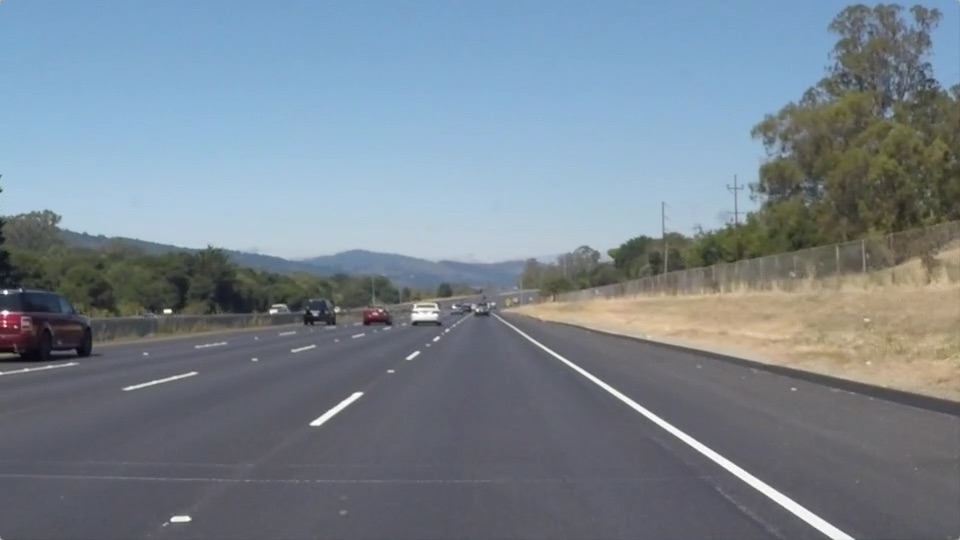
#> input picture test_images/solidWhiteRight.jpg, 960 x 540 px
$ jupyter execute --allow-errors P1.ipynb   (shell and % lines are left out)
#> lines starting #> are read from the running program, lines starting #| are printed output that depends on the picture
# Self-Driving Car Engineer Nanodegree

## Project: **Finding Lane Lines on the Road**
***
In this project, you will use the tools you learned about in the lesson to identify lane lines on the road.  You can develop your pipeline on a series of individual images, and later apply the result to a video stream (really just a series of images). Check out the video clip "raw-lines-example.mp4" (also contained in this repository) to see what the output should look like after using the helper functions below.

Once you have a result that looks roughly like "raw-lines-example.mp4", you'll need to get creative and try to average and/or extrapolate the line segments you've detected to map out the full extent of the lane lines.  You can see an example of the result you're going for in the video "P1_example.mp4".  Ultimately, you would like to draw just one line for the left side of the lane, and one for the right.

In addition to implementing code, there is a brief writeup to complete. The writeup should be completed in a separate file, which can be either a markdown file or a pdf document. There is a [write up template](https://github.com/udacity/CarND-LaneLines-P1/blob/master/writeup_template.md) that can be used to guide the writing process. Completing both the code in the Ipython notebook and the writeup template will cover all of the [rubric points](https://review.udacity.com/#!/rubrics/322/view) for this project.

---
Let's have a look at our first image called 'test_images/solidWhiteRight.jpg'.  Run the 2 cells below (hit Shift-Enter or the "play" button above) to display the image.

**Note: If, at any point, you encounter frozen display windows or other confounding issues, you can always start again with a clean slate by going to the "Kernel" menu above and selecting "Restart & Clear Output".**

---

**The tools you have are color selection, region of interest selection, grayscaling, Gaussian smoothing, Canny Edge Detection and Hough Tranform line detection.  You  are also free to explore and try other techniques that were not presented in the lesson.  Your goal is piece together a pipeline to detect the line segments in the image, then average/extrapolate them and draw them onto the image for display (as below).  Once you have a working pipeline, try it out on the video stream below.**

---

<figure>

 <figcaption>
 <p></p>
 <p style="text-align: center;"> Your output should look something like this (above) after detecting line segments using the helper functions below </p>
 </figcaption>
</figure>
 <p></p>
<figure>

 <figcaption>
 <p></p>
 <p style="text-align: center;"> Your goal is to connect/average/extrapolate line segments to get output like this</p>
 </figcaption>
</figure>

**Run the cell below to import some packages.  If you get an `import error` for a package you've already installed, try changing your kernel (select the Kernel menu above --> Change Kernel).  Still have problems?  Try relaunching Jupyter Notebook from the terminal prompt.  Also, consult the forums for more troubleshooting tips.**

## Import Packages

[cell 1]
#importing some useful packages
import matplotlib.pyplot as plt
import matplotlib.image as mpimg
import numpy as np
import cv2

## Read in an Image

[cell 2]
#reading in an image
image = mpimg.imread('test_images/solidWhiteRight.jpg')
#> image is the input picture: shape (540, 960, 3); mean R, G, B 120.3, 132.6, 143.7

#printing out some stats and plotting
print('This image is:', type(image), 'with dimensions:', image.shape)
#| This image is: <class 'numpy.ndarray'> with dimensions: (540, 960, 3)
plt.imshow(image)  # if you wanted to show a single color channel image called 'gray', for example, call as plt.imshow(gray, cmap='gray')

## Ideas for Lane Detection Pipeline

**Some OpenCV functions (beyond those introduced in the lesson) that might be useful for this project are:**

`cv2.inRange()` for color selection
`cv2.fillPoly()` for regions selection
`cv2.line()` to draw lines on an image given endpoints
`cv2.addWeighted()` to coadd / overlay two images
`cv2.cvtColor()` to grayscale or change color
`cv2.imwrite()` to output images to file
`cv2.bitwise_and()` to apply a mask to an image

**Check out the OpenCV documentation to learn about these and discover even more awesome functionality!**

## Helper Functions

Below are some helper functions to help get you started. They should look familiar from the lesson!

[cell 3]
import math

def clean_lines(lines, threshold):
    # 迭代计算斜率均值，排除掉与差值差异较大的数据
    slope = [(y2 - y1) / (x2 - x1) for line in lines for x1, y1, x2, y2 in line]
    while len(lines) > 0:
        mean = np.mean(slope)
        diff = [abs(s - mean) for s in slope]
        idx = np.argmax(diff)
        if diff[idx] > threshold:
            slope.pop(idx)
            lines.pop(idx)
        else:
            break


def least_squares_fit(point_list, ymin, ymax):
    # 最小二乘法拟合
    x = [p[0] for p in point_list]
    y = [p[1] for p in point_list]
    # polyfit第三个参数为拟合多项式的阶数，所以1代表线性
    fit = np.polyfit(y, x, 1)
    fit_fn = np.poly1d(fit)  # 获取拟合的结果
    xmin = int(fit_fn(ymin))
    xmax = int(fit_fn(ymax))
    return [(xmin, ymin), (xmax, ymax)]

def grayscale(img):
    """Applies the Grayscale transform
    This will return an image with only one color channel
    but NOTE: to see the returned image as grayscale
    (assuming your grayscaled image is called 'gray')
    you should call plt.imshow(gray, cmap='gray')"""
    return cv2.cvtColor(img, cv2.COLOR_RGB2GRAY)
    # Or use BGR2GRAY if you read an image with cv2.imread()
    # return cv2.cvtColor(img, cv2.COLOR_BGR2GRAY)

def canny(img, low_threshold, high_threshold):
    """Applies the Canny transform"""
    return cv2.Canny(img, low_threshold, high_threshold)

def gaussian_blur(img, kernel_size):
    """Applies a Gaussian Noise kernel"""
    return cv2.GaussianBlur(img, (kernel_size, kernel_size), 0)

def region_of_interest(img, vertices):
    """
    Applies an image mask.

    Only keeps the region of the image defined by the polygon
    formed from `vertices`. The rest of the image is set to black.
    `vertices` should be a numpy array of integer points.
    """
    #defining a blank mask to start with
    mask = np.zeros_like(img)

    #defining a 3 channel or 1 channel color to fill the mask with depending on the input image
    if len(img.shape) > 2:
        channel_count = img.shape[2]  # i.e. 3 or 4 depending on your image
        ignore_mask_color = (255,) * channel_count
    else:
        ignore_mask_color = 255

    #filling pixels inside the polygon defined by "vertices" with the fill color
    cv2.fillPoly(mask, vertices, ignore_mask_color)

    #returning the image only where mask pixels are nonzero
    masked_image = cv2.bitwise_and(img, mask)
    return masked_image


# [20 lines left out: function draw_lines, not called in this run]

def hough_lines(img, rho, theta, threshold, min_line_len, max_line_gap):
    """
    `img` should be the output of a Canny transform.

    Returns an image with hough lines drawn.
    """
    lines = cv2.HoughLinesP(img, rho, theta, threshold, np.array([]), minLineLength=min_line_len, maxLineGap=max_line_gap)

# [5 lines of commented-out code are left out]

    left_lines, right_lines = [], []
    for line in lines:
        for x1, y1, x2, y2 in line:
            k = (y2 - y1) / (x2 - x1)
            if k < 0:
                left_lines.append(line)
            else:
                right_lines.append(line)
    if (len(left_lines) <= 0 or len(right_lines) <= 0):
        line_img = np.zeros((img.shape[0], img.shape[1], 3), dtype=np.uint8)
        return line_img

    clean_lines(left_lines, 0.1)
    clean_lines(right_lines, 0.1)

    left_points = [(x1, y1) for line in left_lines for x1, y1, x2, y2 in line]
    left_points = left_points + [(x2, y2) for line in left_lines for x1, y1, x2, y2 in line]
    right_points = [(x1, y1) for line in right_lines for x1, y1, x2, y2 in line]
    right_points = right_points + [(x2, y2) for line in right_lines for x1, y1, x2, y2 in line]
    left_results = least_squares_fit(left_points, 325, img.shape[0])
    right_results = least_squares_fit(right_points, 325, img.shape[0])

    line_img = np.zeros((img.shape[0], img.shape[1], 3), dtype=np.uint8)
#     draw_lines(line_img, lines)
    cv2.line(line_img, left_results[0], left_results[1], (255, 0, 0), 5)
    cv2.line(line_img, right_results[0], right_results[1], (255, 0, 0), 5)

    return line_img

# Python 3 has support for cool math symbols.

def weighted_img(img, initial_img, α=0.8, β=1., γ=0.):
    """
    `img` is the output of the hough_lines(), An image with lines drawn on it.
    Should be a blank image (all black) with lines drawn on it.

    `initial_img` should be the image before any processing.

    The result image is computed as follows:

    initial_img * α + img * β + γ
    NOTE: initial_img and img must be the same shape!
    """
    return cv2.addWeighted(initial_img, α, img, β, γ)

## Test Images

Build your pipeline to work on the images in the directory "test_images"
**You should make sure your pipeline works well on these images before you try the videos.**

[cell 4]
import os
os.listdir("test_images/")

## Build a Lane Finding Pipeline

Build the pipeline and run your solution on all test_images. Make copies into the `test_images_output` directory, and you can use the images in your writeup report.

Try tuning the various parameters, especially the low and high Canny thresholds as well as the Hough lines parameters.

[cell 5]
# TODO: Build your pipeline that will draw lane lines on the test_images
# then save them to the test_images_output directory.

images = os.listdir("test_images/")


def FindLane(imgFileName) :
    print(imgFileName)
#     reading in an image
    imageSrc = mpimg.imread(imgFileName)

    # printing out some stats and plotting
    print('This image is:', type(imageSrc), 'with dimensions:', imageSrc.shape)
#     plt.imshow(imageSrc)

    # Grab the x and y size and make a copy of the image
    ysize = imageSrc.shape[0]
    xsize = imageSrc.shape[1]
    color_select = np.copy(imageSrc)

    # Define color selection criteria
    ###### MODIFY THESE VARIABLES TO MAKE YOUR COLOR SELECTION
    red_threshold = 200
    green_threshold = 200
    blue_threshold = 200
    ######

    rgb_threshold = [red_threshold, green_threshold, blue_threshold]

    # Do a boolean or with the "|" character to identify
    # pixels below the thresholds
    color_thresholds = (imageSrc[:,:,0] < rgb_threshold[0]) \
                | (imageSrc[:,:,1] < rgb_threshold[1]) \
                | (imageSrc[:,:,2] < rgb_threshold[2])
    color_select[color_thresholds] = [0,0,0]

    # Display the image
    plt.imshow(color_select)

#     return

    line_image = np.copy(imageSrc)
    region_select = np.copy(color_select)

    # Define a triangle region of interest
    left_bottom = [180, 539]
    right_bottom = [900, 539]
    apex = [550, 250]

    # Fit lines (y=Ax+B) to identify the  3 sided region of interest
    # np.polyfit() returns the coefficients [A, B] of the fit
    fit_left = np.polyfit((left_bottom[0], apex[0]), (left_bottom[1], apex[1]), 1)
    fit_right = np.polyfit((right_bottom[0], apex[0]), (right_bottom[1], apex[1]), 1)
    fit_bottom = np.polyfit((left_bottom[0], right_bottom[0]), (left_bottom[1], right_bottom[1]), 1)

    # Find the region inside the lines
    XX, YY = np.meshgrid(np.arange(0, xsize), np.arange(0, ysize))
    region_thresholds = (YY > (XX*fit_left[0] + fit_left[1])) & \
                        (YY > (XX*fit_right[0] + fit_right[1])) & \
                        (YY < (XX*fit_bottom[0] + fit_bottom[1]))

    # Color pixels red which are inside the region of interest
#     region_select[region_thresholds] = [255, 0, 0]
#     plt.imshow(region_select)

#     return

    # Mask color selection
#     color_select[color_thresholds] = [0,0,0]
    # Find where image is both colored right and in the region
    line_image[~color_thresholds & region_thresholds] = [255,0,0]

    # Display the image
#     plt.imshow(color_select)
#     plt.imshow(line_image)

    # Step1
    imageGray = grayscale(imageSrc)
    plt.imshow(imageGray, cmap='gray')

#     return

    # Step2
    # Define a kernel size for Gaussian smoothing / blurring
    kernel_size = 3
    imageBlur = gaussian_blur(imageGray, kernel_size)

    plt.imshow(imageBlur, cmap='gray')

#     return

    # Step3
    # Define parameters for Canny and run it
    low_threshold = 50
    high_threshold = 150
    edges = canny(imageBlur, low_threshold, high_threshold)
#     plt.imshow(imageCanny)
    plt.imshow(edges, cmap='Greys_r')

#     return

    # Step4
    imshape = imageSrc.shape
#     vertices = np.array([[(0,imshape[0]),(450, 290), (490, 290), (imshape[1],imshape[0])]], dtype=np.int32)
    vertices = np.array([[(120,539),(480, 310), (485, 310), (900,539)]], dtype=np.int32)
    masked_edges = region_of_interest(edges, vertices)

    plt.imshow(masked_edges, cmap='Greys_r')

# [10 lines of commented-out code are left out]

    rho = 2
    theta = (np.pi/180)
    threshold = 50
    min_line_len = 100
    max_line_gap = 200

#     lines_image = hough_lines(edges, rho, theta, threshold, min_line_len, max_line_gap)
    lines_image = hough_lines(masked_edges, rho, theta, threshold, min_line_len, max_line_gap)

    plt.imshow(lines_image)

#     return

    # Step6
    # Create a "color" binary image to combine with line image
    color_edges = np.dstack((edges, edges, edges))
    print('This lines_image is:', type(lines_image), 'with dimensions:', lines_image.shape)
    print('This color_edges is:', type(color_edges), 'with dimensions:', color_edges.shape)

    combo = weighted_img(lines_image,color_edges)
#     combo = weighted_img(lines_image, imageSrc)
    plt.imshow(combo)


for index, itrImg in enumerate(images):
#     print(itrImg)
    if (index == 1) :
        FindLane("test_images/" + itrImg)
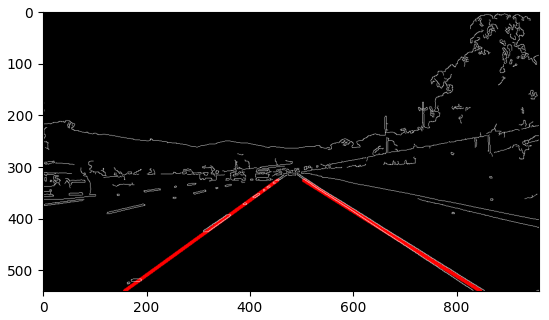
#> figure drawn by matplotlib, 1 panel
